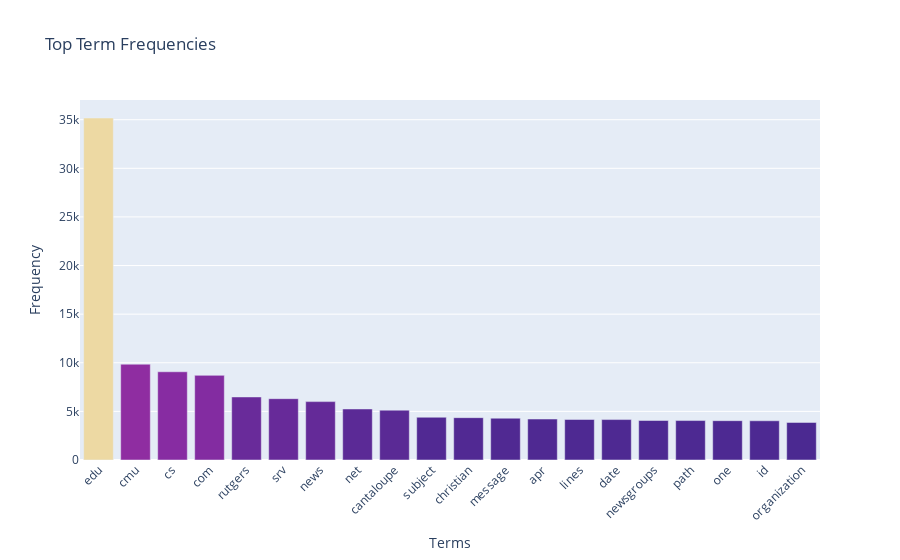

Write notebook code for a chart like this one.
### Markdown cell above
### >>> **Exercise 14 (take home):** 
Additionally, you can attempt to sort the terms on the `x-axis` by frequency instead of in alphabetical order. This way the visualization is more meaninfgul and you will be able to observe the so called [long tail](https://en.wikipedia.org/wiki/Long_tail) (get familiar with this term since it will appear a lot in data mining and other statistics courses). see picture below

![alt txt](https://upload.wikimedia.org/wikipedia/commons/thumb/8/8a/Long_tail.svg/1000px-Long_tail.svg.png)

### Code cell
# Answer here

# Calculate term frequencies across all documents
term_frequencies = X_counts.sum(axis=0).A1  # Convert to a 1D array
vocab = count_vect.get_feature_names_out()

# Create a DataFrame with terms and their frequencies
term_freq_df = pd.DataFrame({'term': vocab, 'frequency': term_frequencies})

# Filter out stop-words
term_freq_df = term_freq_df[~term_freq_df['term'].isin(stop_words)]

# Sort by frequency and get the top n terms
n = 20  # Number of top terms to visualize
top_n_df = term_freq_df.sort_values(by='frequency', ascending=False).head(n)

# Plot the term frequency in Plotly
fig = px.bar(top_n_df, x='term', y='frequency', title="Top Term Frequencies",
             labels={'term': 'Term', 'frequency': 'Frequency'},
             color='frequency', color_continuous_scale='Agsunset')

fig.update_layout(
    xaxis_tickangle=-45,
    xaxis_title='Terms',
    yaxis_title='Frequency',
    coloraxis_showscale=False
)

fig.show()

### Figure 1 — Plotly figure (JSON) as saved in the notebook; plotly's stock layout.template omitted (floating-point values rounded to 4 significant figures)
{"data": [{"alignmentgroup": "True", "hovertemplate": "Term=%{x}<br>Frequency=%{marker.color}<extra></extra>", "legendgroup": "", "marker": {"color": [35175, 9853, 9075, 8705, 6485, 6307, 6005, 5247, 5126, 4396, 4355, 4299, 4211, 4166, 4158, 4062, 4057, 4044, 4034, 3862], "coloraxis": "coloraxis", "pattern": {"shape": ""}}, "name": "", "offsetgroup": "", "orientation": "v", "showlegend": false, "textposition": "auto", "type": "bar", "x": ["edu", "cmu", "cs", "com", "rutgers", "srv", "news", "net", "cantaloupe", "subject", "christian", "message", "apr", "lines", "date", "newsgroups", "path", "one", "id", "organization"], "xaxis": "x", "y": [35175, 9853, 9075, 8705, 6485, 6307, 6005, 5247, 5126, 4396, 4355, 4299, 4211, 4166, 4158, 4062, 4057, 4044, 4034, 3862], "yaxis": "y"}], "layout": {"barmode": "relative", "coloraxis": {"colorbar": {"title": {"text": "Frequency"}}, "colorscale": [[0, "rgb(75, 41, 145)"], [0.1667, "rgb(135, 44, 162)"], [0.3333, "rgb(192, 54, 157)"], [0.5, "rgb(234, 79, 136)"], [0.6667, "rgb(250, 120, 118)"], [0.8333, "rgb(246, 169, 122)"], [1, "rgb(237, 217, 163)"]], "showscale": false}, "legend": {"tracegroupgap": 0}, "title": {"text": "Top Term Frequencies"}, "xaxis": {"anchor": "y", "domain": [0, 1], "tickangle": -45, "title": {"text": "Terms"}}, "yaxis": {"anchor": "x", "domain": [0, 1], "title": {"text": "Frequency"}}}}
